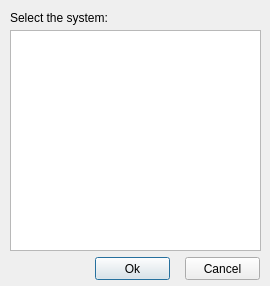
<?xml version="1.0" encoding="UTF-8"?>
<ui version="4.0">
 <class>SelectSystemDialog</class>
 <widget class="QDialog" name="SelectSystemDialog">
  <property name="geometry">
   <rect>
    <x>0</x>
    <y>0</y>
    <width>270</width>
    <height>286</height>
   </rect>
  </property>
  <property name="minimumSize">
   <size>
    <width>270</width>
    <height>286</height>
   </size>
  </property>
  <property name="maximumSize">
   <size>
    <width>270</width>
    <height>286</height>
   </size>
  </property>
  <property name="windowTitle">
   <string>System selection</string>
  </property>
  <property name="windowIcon">
   <iconset resource="../icons/app_icon.qrc">
    <normaloff>:/app_icon/shelf.png</normaloff>:/app_icon/shelf.png</iconset>
  </property>
  <widget class="QLabel" name="label">
   <property name="geometry">
    <rect>
     <x>10</x>
     <y>10</y>
     <width>301</width>
     <height>16</height>
    </rect>
   </property>
   <property name="text">
    <string>Select the system:</string>
   </property>
  </widget>
  <widget class="QListView" name="listViewGames">
   <property name="geometry">
    <rect>
     <x>10</x>
     <y>30</y>
     <width>251</width>
     <height>221</height>
    </rect>
   </property>
  </widget>
  <widget class="QPushButton" name="pushButtonOk">
   <property name="enabled">
    <bool>true</bool>
   </property>
   <property name="geometry">
    <rect>
     <x>95</x>
     <y>257</y>
     <width>75</width>
     <height>23</height>
    </rect>
   </property>
   <property name="text">
    <string>Ok</string>
   </property>
  </widget>
  <widget class="QPushButton" name="pushButtonCancel">
   <property name="geometry">
    <rect>
     <x>185</x>
     <y>257</y>
     <width>75</width>
     <height>23</height>
    </rect>
   </property>
   <property name="text">
    <string>Cancel</string>
   </property>
  </widget>
 </widget>
 <resources>
  <include location="../icons/app_icon.qrc"/>
 </resources>
 <connections/>
</ui>
